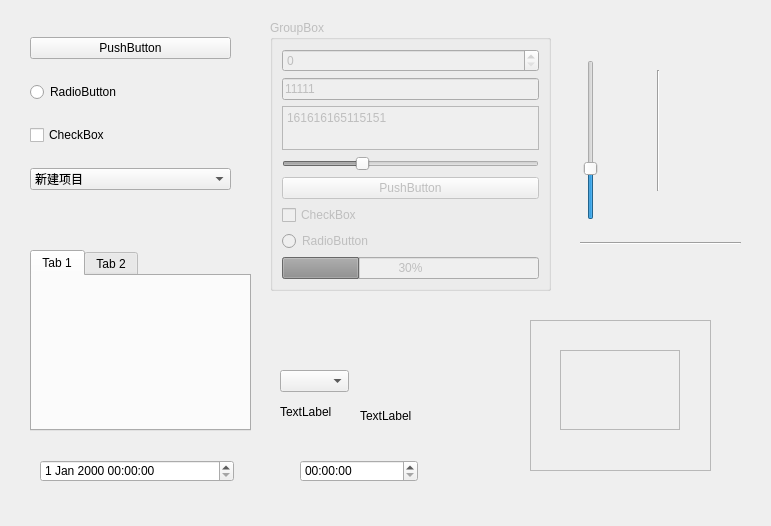
<?xml version="1.0" encoding="UTF-8"?>
<ui version="4.0">
 <class>Form</class>
 <widget class="QWidget" name="Form">
  <property name="geometry">
   <rect>
    <x>0</x>
    <y>0</y>
    <width>771</width>
    <height>526</height>
   </rect>
  </property>
  <property name="windowTitle">
   <string>Form</string>
  </property>
  <widget class="QWidget" name="widget" native="true">
   <property name="geometry">
    <rect>
     <x>30</x>
     <y>20</y>
     <width>201</width>
     <height>191</height>
    </rect>
   </property>
   <layout class="QVBoxLayout" name="verticalLayout">
    <item>
     <widget class="QPushButton" name="pushButton">
      <property name="text">
       <string>PushButton</string>
      </property>
     </widget>
    </item>
    <item>
     <widget class="QRadioButton" name="radioButton">
      <property name="text">
       <string>RadioButton</string>
      </property>
     </widget>
    </item>
    <item>
     <widget class="QCheckBox" name="checkBox">
      <property name="text">
       <string>CheckBox</string>
      </property>
     </widget>
    </item>
    <item>
     <widget class="QComboBox" name="comboBox">
      <item>
       <property name="text">
        <string>新建项目</string>
       </property>
      </item>
      <item>
       <property name="text">
        <string>新建项目</string>
       </property>
      </item>
      <item>
       <property name="text">
        <string>新建项目</string>
       </property>
      </item>
     </widget>
    </item>
   </layout>
  </widget>
  <widget class="QGroupBox" name="groupBox">
   <property name="enabled">
    <bool>false</bool>
   </property>
   <property name="geometry">
    <rect>
     <x>270</x>
     <y>20</y>
     <width>281</width>
     <height>271</height>
    </rect>
   </property>
   <property name="title">
    <string>GroupBox</string>
   </property>
   <layout class="QVBoxLayout" name="verticalLayout_2">
    <item>
     <widget class="QSpinBox" name="spinBox"/>
    </item>
    <item>
     <widget class="QLineEdit" name="lineEdit">
      <property name="text">
       <string>11111</string>
      </property>
     </widget>
    </item>
    <item>
     <widget class="QTextEdit" name="textEdit">
      <property name="enabled">
       <bool>false</bool>
      </property>
      <property name="html">
       <string>&lt;!DOCTYPE HTML PUBLIC &quot;-//W3C//DTD HTML 4.0//EN&quot; &quot;http://www.w3.org/TR/REC-html40/strict.dtd&quot;&gt;
&lt;html&gt;&lt;head&gt;&lt;meta name=&quot;qrichtext&quot; content=&quot;1&quot; /&gt;&lt;style type=&quot;text/css&quot;&gt;
p, li { white-space: pre-wrap; }
&lt;/style&gt;&lt;/head&gt;&lt;body style=&quot; font-family:'SimSun'; font-size:9pt; font-weight:400; font-style:normal;&quot;&gt;
&lt;p style=&quot; margin-top:0px; margin-bottom:0px; margin-left:0px; margin-right:0px; -qt-block-indent:0; text-indent:0px;&quot;&gt;161616165115151&lt;/p&gt;&lt;/body&gt;&lt;/html&gt;</string>
      </property>
     </widget>
    </item>
    <item>
     <widget class="QSlider" name="horizontalSlider">
      <property name="value">
       <number>30</number>
      </property>
      <property name="orientation">
       <enum>Qt::Horizontal</enum>
      </property>
     </widget>
    </item>
    <item>
     <widget class="QPushButton" name="pushButton_2">
      <property name="text">
       <string>PushButton</string>
      </property>
     </widget>
    </item>
    <item>
     <widget class="QCheckBox" name="checkBox_2">
      <property name="text">
       <string>CheckBox</string>
      </property>
     </widget>
    </item>
    <item>
     <widget class="QRadioButton" name="radioButton_2">
      <property name="text">
       <string>RadioButton</string>
      </property>
     </widget>
    </item>
    <item>
     <widget class="QProgressBar" name="progressBar">
      <property name="value">
       <number>30</number>
      </property>
     </widget>
    </item>
   </layout>
  </widget>
  <widget class="QTabWidget" name="tabWidget">
   <property name="geometry">
    <rect>
     <x>30</x>
     <y>250</y>
     <width>221</width>
     <height>181</height>
    </rect>
   </property>
   <widget class="QWidget" name="tab">
    <attribute name="title">
     <string>Tab 1</string>
    </attribute>
   </widget>
   <widget class="QWidget" name="tab_2">
    <attribute name="title">
     <string>Tab 2</string>
    </attribute>
   </widget>
  </widget>
  <widget class="QSlider" name="verticalSlider">
   <property name="geometry">
    <rect>
     <x>580</x>
     <y>60</y>
     <width>22</width>
     <height>160</height>
    </rect>
   </property>
   <property name="value">
    <number>30</number>
   </property>
   <property name="orientation">
    <enum>Qt::Vertical</enum>
   </property>
  </widget>
  <widget class="QLabel" name="label">
   <property name="geometry">
    <rect>
     <x>280</x>
     <y>402</y>
     <width>54</width>
     <height>20</height>
    </rect>
   </property>
   <property name="text">
    <string>TextLabel</string>
   </property>
  </widget>
  <widget class="QFrame" name="frame">
   <property name="geometry">
    <rect>
     <x>530</x>
     <y>320</y>
     <width>181</width>
     <height>151</height>
    </rect>
   </property>
   <property name="frameShape">
    <enum>QFrame::StyledPanel</enum>
   </property>
   <property name="frameShadow">
    <enum>QFrame::Raised</enum>
   </property>
   <widget class="QFrame" name="frame_2">
    <property name="geometry">
     <rect>
      <x>30</x>
      <y>30</y>
      <width>120</width>
      <height>80</height>
     </rect>
    </property>
    <property name="frameShape">
     <enum>QFrame::StyledPanel</enum>
    </property>
    <property name="frameShadow">
     <enum>QFrame::Raised</enum>
    </property>
   </widget>
  </widget>
  <widget class="QDateTimeEdit" name="dateTimeEdit">
   <property name="geometry">
    <rect>
     <x>40</x>
     <y>460</y>
     <width>194</width>
     <height>22</height>
    </rect>
   </property>
  </widget>
  <widget class="QTimeEdit" name="timeEdit">
   <property name="geometry">
    <rect>
     <x>300</x>
     <y>460</y>
     <width>118</width>
     <height>22</height>
    </rect>
   </property>
  </widget>
  <widget class="QComboBox" name="comboBoxSkin">
   <property name="geometry">
    <rect>
     <x>280</x>
     <y>370</y>
     <width>69</width>
     <height>22</height>
    </rect>
   </property>
  </widget>
  <widget class="QLabel" name="label_2">
   <property name="geometry">
    <rect>
     <x>360</x>
     <y>410</y>
     <width>54</width>
     <height>12</height>
    </rect>
   </property>
   <property name="text">
    <string>TextLabel</string>
   </property>
  </widget>
  <widget class="Line" name="line">
   <property name="geometry">
    <rect>
     <x>650</x>
     <y>70</y>
     <width>16</width>
     <height>121</height>
    </rect>
   </property>
   <property name="orientation">
    <enum>Qt::Vertical</enum>
   </property>
  </widget>
  <widget class="Line" name="line_2">
   <property name="geometry">
    <rect>
     <x>580</x>
     <y>235</y>
     <width>161</width>
     <height>16</height>
    </rect>
   </property>
   <property name="orientation">
    <enum>Qt::Horizontal</enum>
   </property>
  </widget>
 </widget>
 <resources/>
 <connections/>
</ui>
